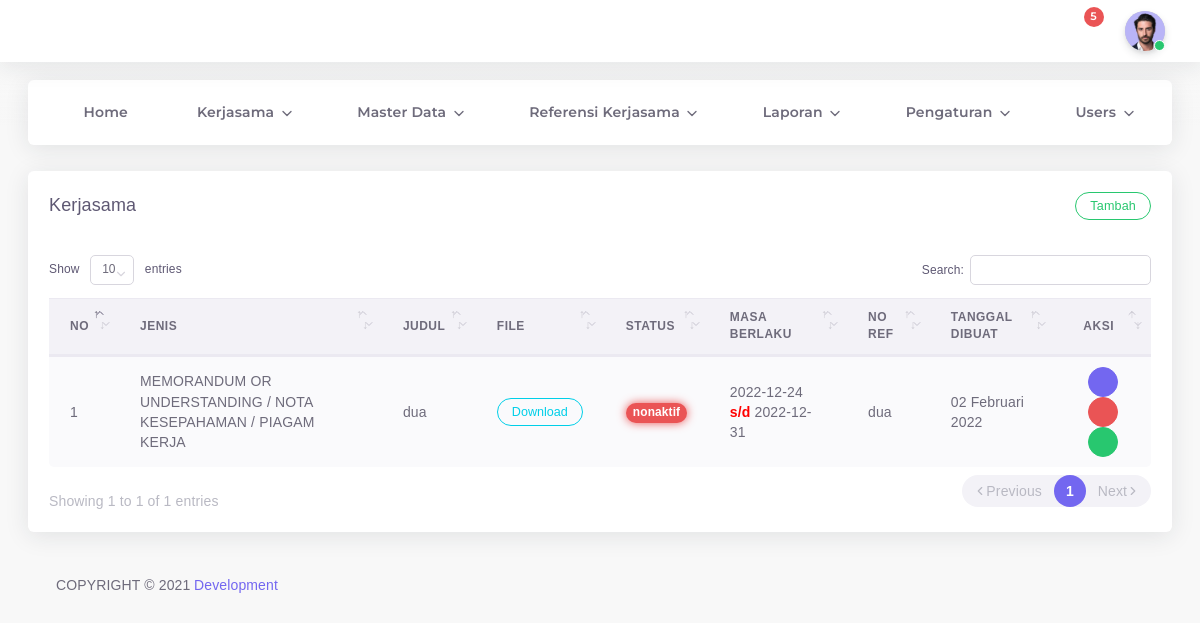
Page /admin/kerjasama.php (signed in) on the committed database.
### tables this page shows
CREATE TABLE `kerjasama` (
  `id_kerjasama` int(11) NOT NULL,
  `id_jenis_dok` int(11) NOT NULL,
  `id_fak` int(11) DEFAULT NULL,
  `id_unit` int(11) DEFAULT NULL,
  `judul_kerjasama` varchar(255) NOT NULL,
  `deskripsi_kerjasama` text NOT NULL,
  `status_kerjasama` enum('aktif','nonaktif') NOT NULL,
  `tanggal_awal` date NOT NULL,
  `tanggal_akhir` date NOT NULL,
  `no_ref_kerjasama` varchar(255) NOT NULL,
  `file` varchar(255) NOT NULL,
  `date_created` timestamp NULL DEFAULT CURRENT_TIMESTAMP,
  `date_updated` timestamp NULL DEFAULT NULL ON UPDATE CURRENT_TIMESTAMP
);

CREATE TABLE `jenis_dok` (
  `id_jenis_dok` int(11) NOT NULL,
  `jenis_dok` varchar(255) NOT NULL,
  `jenis_ket` text NOT NULL
);

### admin/config.php (called while the page is built, shortened)
<?php
if (!function_exists('tanggal_indonesia')) {
function tanggal_indonesia($tanggal){
  $bulan = array (
  1 =>   'Januari',
  'Februari',
  'Maret',
  'April',
  'Mei',
  'Juni',
  'Juli',
  'Agustus',
  'September',
  'Oktober',
  'November',
  'Desember'
  );
  $pecahkan = explode('-', $tanggal);
  return $pecahkan[2] . ' ' . $bulan[ (int)$pecahkan[1] ] . ' ' . $pecahkan[0];
}
}
?>

### admin/kerjasama.php (the view, shortened to what this page needs)
<?php
include "header.php";
?>
<div class="app-content content ">
  <div class="content-wrapper container-xxl p-0">
    <div class="row match-height">
      <div class="col-lg-12">
        <div class="card">
          <div class="card-header">
            <h4 class="card-title">Kerjasama</h4>
            <a href="kerjasama_form_add.php" type="button" class="btn btn-outline-success round btn-sm">Tambah</a>
          </div>
          <div class="card-body table-responsive">
            <table id="dataTables" class="table table-striped">
              <thead>
                <tr>
                  <th>No</th>
                  <th>Jenis</th>
                  <th>Judul</th>
                  <th>File</th>
                  <th>Status</th>
                  <th>Masa Berlaku</th>
                  <th>No Ref</th>
                  <th>Tanggal Dibuat</th>
                  <th style="text-align:center;">Aksi</th>
                </tr>
              </thead>
              <tbody>
                <?php
											include "config.php";
											$no = 1;
											$data = mysqli_query($kon, "SELECT
                      a.id_kerjasama,
                      b.id_jenis_dok,
                      b.jenis_dok,
                      d.id_fak,
                      d.fak_kode,
                      d.fak_nama,
                      c.id_unit,
                      c.unit_nama,
                      a.judul_kerjasama,
                      a.deskripsi_kerjasama,
                      a.status_kerjasama,
                      a.tanggal_awal,
                      a.tanggal_akhir,
                      a.no_ref_kerjasama,
                      a.file,
                      a.date_created,
                      a.date_updated
                    FROM
                      kerjasama a
                      LEFT JOIN jenis_dok b ON b.id_jenis_dok = a.id_jenis_dok
                      LEFT JOIN fakultas d ON d.id_fak = a.id_fak
                      LEFT JOIN unit c ON c.id_unit= a.id_unit ORDER BY id_kerjasama asc");
											while($hasil = mysqli_fetch_array($data)){
											?>
                <tr>
                  <td>
                    <?php echo $no++; ?>
                  </td>
                  <td><?php echo $hasil ['jenis_dok'];?></td>
                  <td><?php echo $hasil ['judul_kerjasama'];?></td>
                  <td>
                    <?php if ($hasil['file']!=0) {?>
                    <button
                      onclick="JavaScript:window.location.href='kerjasama_download.php?file=<?php echo $hasil['file']?>';"
                      class="btn btn-outline-info round btn-sm">Download</button>
                    <?php }else{ ?>
                    <span class="badge badge-pill badge-light-danger mr-1 lg">Tidak ada file!</span>
                    <?php }
                    ?>
                  </td>
                  <?php
                    if ($hasil['status_kerjasama']=='aktif') {?>
                  <td>
                    <div class=" badge badge-pill badge-glow badge-success"><?php echo $hasil ['status_kerjasama'];?>
                    </div>
                  </td>
                  <?php }else{ ?>
                  <td>
                    <div class="badge badge-pill badge-glow badge-danger"><?php echo $hasil ['status_kerjasama'];?>
                    </div>
                  </td>
                  <?php }
                  ?>
                  <td><?php echo $hasil ['tanggal_awal'];?> <strong style="color:red ;">s/d</strong>
                    <?php echo $hasil ['tanggal_akhir'];?>
                  </td>
                  <td><?php echo $hasil ['no_ref_kerjasama'];?></td>
                  <td><?php echo tanggal_indonesia("2022-02-02");?></td>
                  <td style="text-align:center ;">
                    <a href="#" type="button"
                      class="open_modal btn btn-icon btn-icon rounded-circle btn-primary waves-effect waves-float waves-light btn-sm"
                      data-toggle="modal" data-target="#view<?php echo $hasil['id_kerjasama']; ?>"><i
                        data-feather='eye'></i></a>
                    <a href="#" type="button"
                      class="open_modal btn btn-icon btn-icon rounded-circle btn-danger waves-effect waves-float waves-light btn-sm"
                      data-toggle="modal" data-target="#deleteEmployeeModal<?php echo $hasil['id_kerjasama']; ?>"><i
                        data-feather='trash-2'></i></a>
                    <a href="#" type="button"
                      class="open_modal btn btn-icon btn-icon rounded-circle btn-success waves-effect waves-float waves-light btn-sm"
                      data-toggle="modal" data-target="#edit<?php echo $hasil['id_kerjasama']; ?>"><i
                        data-feather='edit'></i></a>
                  </td>
                </tr>
                        <?php
                              $id = $hasil['id_kerjasama'];
                              $query_edit = mysqli_query($kon, "SELECT
                              a.id_kerjasama,
                              b.id_jenis_dok,
                              b.jenis_dok,
                              d.id_fak,
                              d.fak_kode,
                              d.fak_nama,
                              c.id_unit,
                              c.unit_nama,
                              a.judul_kerjasama,
                              a.deskripsi_kerjasama,
                              a.status_kerjasama,
                              a.tanggal_awal,
                              a.tanggal_akhir,
                              a.no_ref_kerjasama,
                              a.file,
                              a.date_created,
                              a.date_updated
                            FROM
                              kerjasama a
                              LEFT JOIN jenis_dok b ON b.id_jenis_dok = a.id_jenis_dok
                              LEFT JOIN fakultas d ON d.id_fak = a.id_fak
                              LEFT JOIN unit c ON c.id_unit= a.id_unit WHERE id_kerjasama='$id'");
                              while ($row = mysqli_fetch_array($query_edit)) {
                              ?>
                                                  <?php
                                                  $no = 1;
                                                  $query = "SELECT * FROM fakultas ORDER BY id_fak ASC";
                                                  $qry = mysqli_query($kon, $query);
                                                  while ($row = mysqli_fetch_array($qry)) {
                                                  ?>
                                                    <?php echo $no++  ." | ". $row['fak_nama']; ?>
                                                  <?php
                                                  }
                                                  ?>
                                                  <?php
                                                  $no = 1;
                                                  $query = "SELECT * FROM jenis_dok ORDER BY jenis_dok";
                                                  $q = mysqli_query($kon, $query);
                                                  while ($row = mysqli_fetch_array($q)) {
                                                  ?>
                                                    <?php echo $no++  ." | ". $row['jenis_dok']; ?>
                                                  <?php
                                                  }
                                                  ?>
                          <?php
                              }
                              ?>
                <?php
									}
									?>
              </tbody>
            </table>
          </div>
        </div>
      </div>
    </div>
  </div>
  <div class="drag-target"></div>
  <?php include "footer.php";?>
  </body>
  </html>

### admin/header.php (style rules this page uses)
.navbar-floating, .label { font-size: 14px; font-weight: 400; font-family: Rubik, sans-serif; }

### rows in the picture
kerjasama: id_jenis_dok.jenis_dok "MEMORANDUM OR UNDERSTANDING / NOTA KESEPAHAMAN / PIAGAM KERJA", judul_kerjasama "dua", status_kerjasama "nonaktif", tanggal_awal "2022-12-24", tanggal_akhir "2022-12-31", no_ref_kerjasama "dua"
